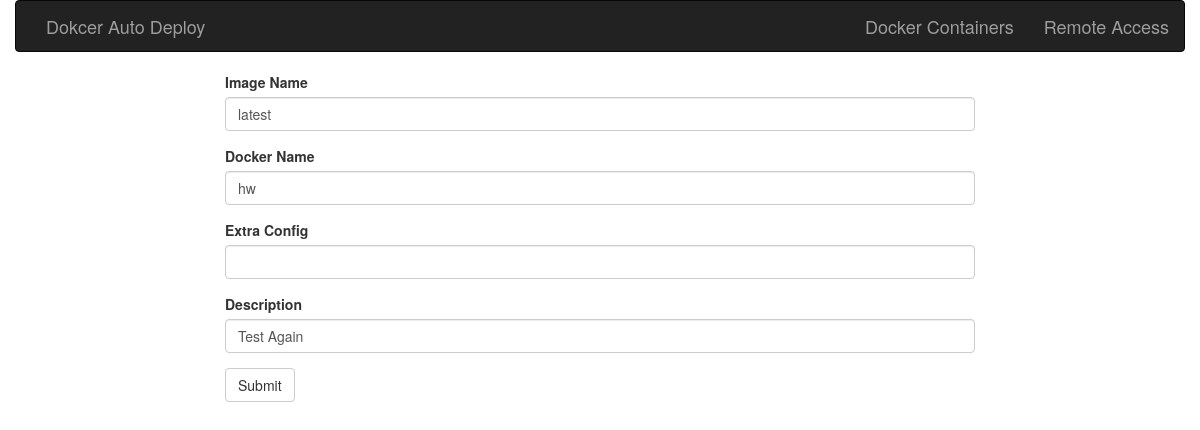
Screenshot of /change/4/6 with the database file from the repository.
### app.py (models this page shows, shortened)
class Version(db.Model):
    __tablename__ = 'version'
    id = db.Column(db.Integer, primary_key=True)
    env_id = db.Column(db.Integer, db.ForeignKey('environments.id'), nullable=False)
    env_version = db.Column(db.String(1024), nullable=False)
    docker_name = db.Column(db.String(1024), nullable=False)
    extra_code = db.Column(db.String(1024), nullable=True)
    value = db.Column(db.String(1024), nullable=True)
    create_time = db.Column(db.Date, default=datetime.date.today(), nullable=True)

### app.py (the view, shortened to what this page needs)
@app.route('/change/<int:env_id>/<int:id>', methods=['GET', 'POST'])
def change_version_list(env_id, id):
    if request.method == 'GET':
        versionlists = Version.query.filter_by(env_id=env_id, id=id).join(Environments,
                                                                          Version.env_id == Environments.id).first_or_404()
        form = VersionListForm()
        form.env_version.data = versionlists.env_version
        form.docker_name.data=versionlists.docker_name
        form.extra_code.data=versionlists.extra_code
        form.value.data = versionlists.value
        return render_template('modify.html', form=form)

### Forms.py
class VersionListForm(FlaskForm):
    env_version = StringField('Image Name', validators=[DataRequired(), Length(1, 64)])
    docker_name=StringField('Docker Name', validators=[DataRequired(), Length(1, 64)])
    extra_code=StringField('Extra Config', validators=[Length(0, 64)])
    value = StringField('Description', validators=[Length(0, 64)])
    submit = SubmitField('Submit')

### templates/modify.html (shortened to what this page needs)
{% extends "base_env.html" %}
{% import "bootstrap/wtf.html" as wtf %}
{% block page_content %}
<div class="row">
    <div class="col-md-8 col-md-offset-2"> {{ wtf.quick_form(form, form_type="horizontal") }} </div>
</div>
{% endblock %}

### rows the page displays
Version: env_version "latest", docker_name "hw", value "Test Again"
